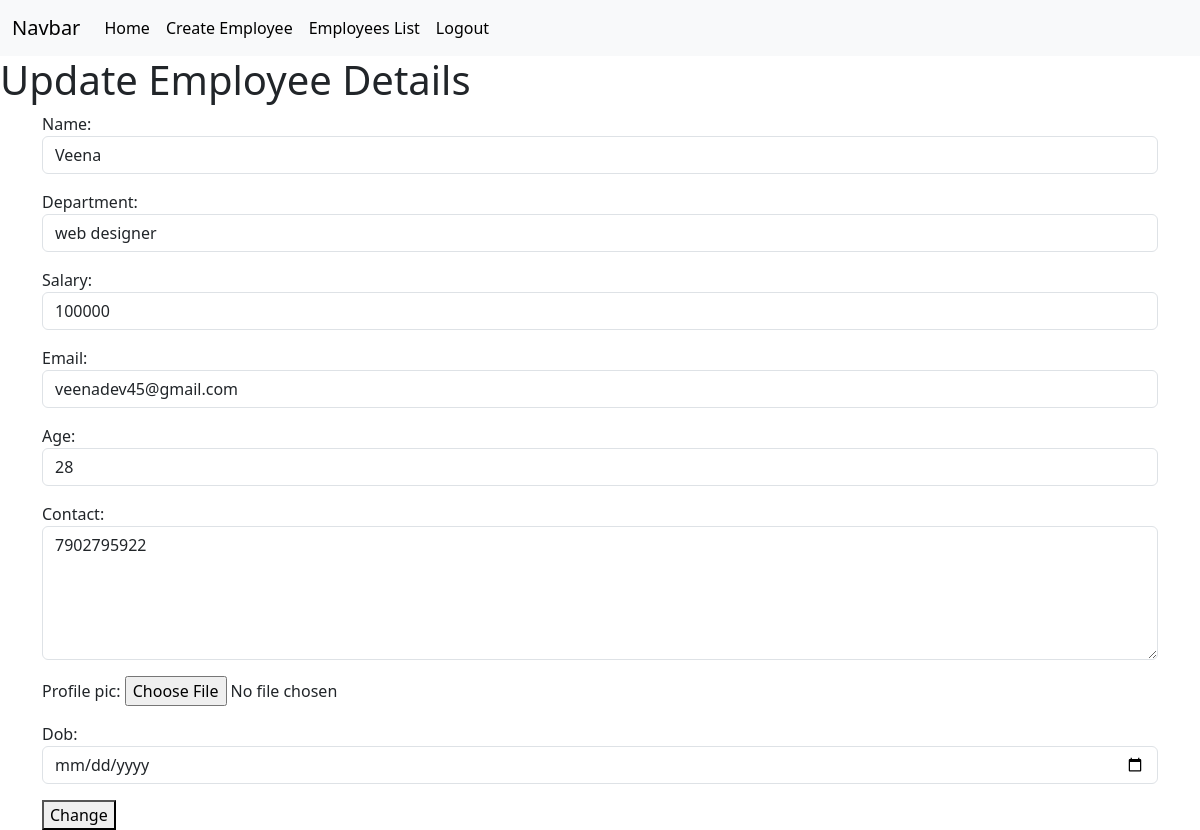
Page /employees/7/change (signed in) on the committed database.
### crm/models.py (models this page shows, shortened)
class Employees(models.Model):
    name=models.CharField(max_length=200)
    department=models.CharField(max_length=200)
    salary=models.PositiveIntegerField()
    email=models.EmailField(unique=True)
    age=models.PositiveIntegerField()
    contact=models.CharField(max_length=200,null=True,blank=True)
    profile_pic=models.ImageField(upload_to="images",null=True,blank=True)
    dob=models.DateField(null=True,blank=True)

### crm/views.py (the view, shortened to what this page needs)
# urls.py: path('employees/<int:pk>/change',views.EmployeeUpdateView.as_view(),name='emp-edit'),
@method_decorator(Signin_required,name="dispatch")
class EmployeeUpdateView(View):
    def get(self,request,*args,**kwargs):
        id=kwargs.get('pk')
        obj=Employees.objects.get(id=id)
        form=EmployeesModelForm(instance=obj)
        return render(request,'emp_edit.html',{'form':form})

### crm/forms.py
class EmployeesModelForm(forms.ModelForm):
    class Meta:
        model=Employees
        fields="__all__"
        widgets={
            "name":forms.TextInput(attrs={"class":"form-control"}),
            "department":forms.TextInput(attrs={"class":"form-control"}),
            "salary":forms.NumberInput(attrs={"class":"form-control"}),
            "email":forms.EmailInput(attrs={"class":"form-control"}),
            "age":forms.NumberInput(attrs={"class":"form-control"}),
            "contact":forms.Textarea(attrs={"class":"form-control","rows":5}),
            "dob":forms.DateInput(attrs={"class":"form-control","type":"date"})
              }

### crm/views.py (called while the page is built)
def Signin_required(fn):
    def wrapper(request,*args,**kwargs):
        if not request.user.is_authenticated:
            messages.error(request,"invalid session")
            return redirect("signin")
        else:
            return fn(request,*args,**kwargs)
    return wrapper

### crm/templates/emp_edit.html (shortened to what this page needs)
{%extends 'base.html'%}
{%block body_block%}
<h1>Update Employee Details</h1>
    <div class="container">
        <form action="" method="post" enctype="multipart/form-data">
             {{form.as_p}}
             <button type="submit">Change</button>
        </form>
    </div>
{%endblock%}

### rows in the picture
Employees: name "Veena", department "web designer", salary "100000", email "veenadev45@gmail.com", age "28", contact "7902795922"
